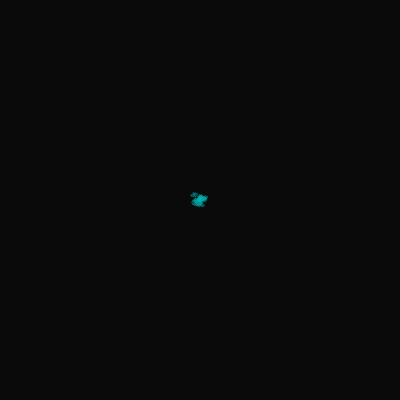
Frame 1 (no input)
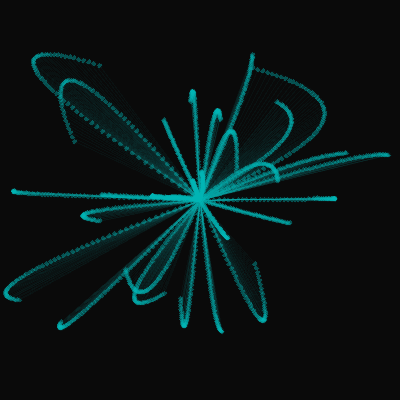
Frame 60 (the mouse pressed at the canvas centre just before this capture)
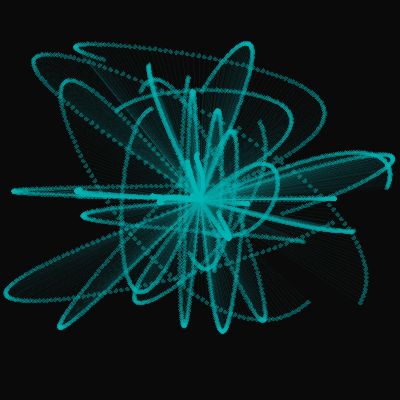
Frame 120 (the mouse held since frame 60 and released just before this capture)

The Processing sketch that drew these frames (run headless with seeded random() and noise(); from frame 60 on, the mouse is pressed at the canvas centre):

// Processing sketch: processing_158360
// ── processing_158360.pde


Oscillator[] oscillators = new Oscillator[30];

void setup() {
  size(400,400);
  //background(255);
  smooth(0);
  
  for (int i = 0; i < oscillators.length; i++) {
    oscillators[i] = new Oscillator();
  }
  background(10);
}

void draw() {
  //background(255);
  
  for (int i = 0; i < oscillators.length; i++) {
    oscillators[i].oscillate();
    oscillators[i].display();
  }
}
class Oscillator {
  PVector angle;
  PVector velocity;
  PVector amplitude;
  
  Oscillator() {
    angle = new PVector();
    velocity = new PVector(random(-0.05,0.05),random(-0.05,0.05));
    amplitude = new PVector(random(width/2),random(height/2));
  }
void oscillate() {
  angle.add(velocity);
}

void display() {
  float x = sin(angle.x)*amplitude.x;
  float y = sin(angle.y)*amplitude.y;
  
  pushMatrix();
  translate(width/2,height/2);
  stroke(0,180,180,12);
  fill(0,180,180,100);
  line(0,0,x,y);
  ellipse(x,y,5,5);
  popMatrix();
}

}
